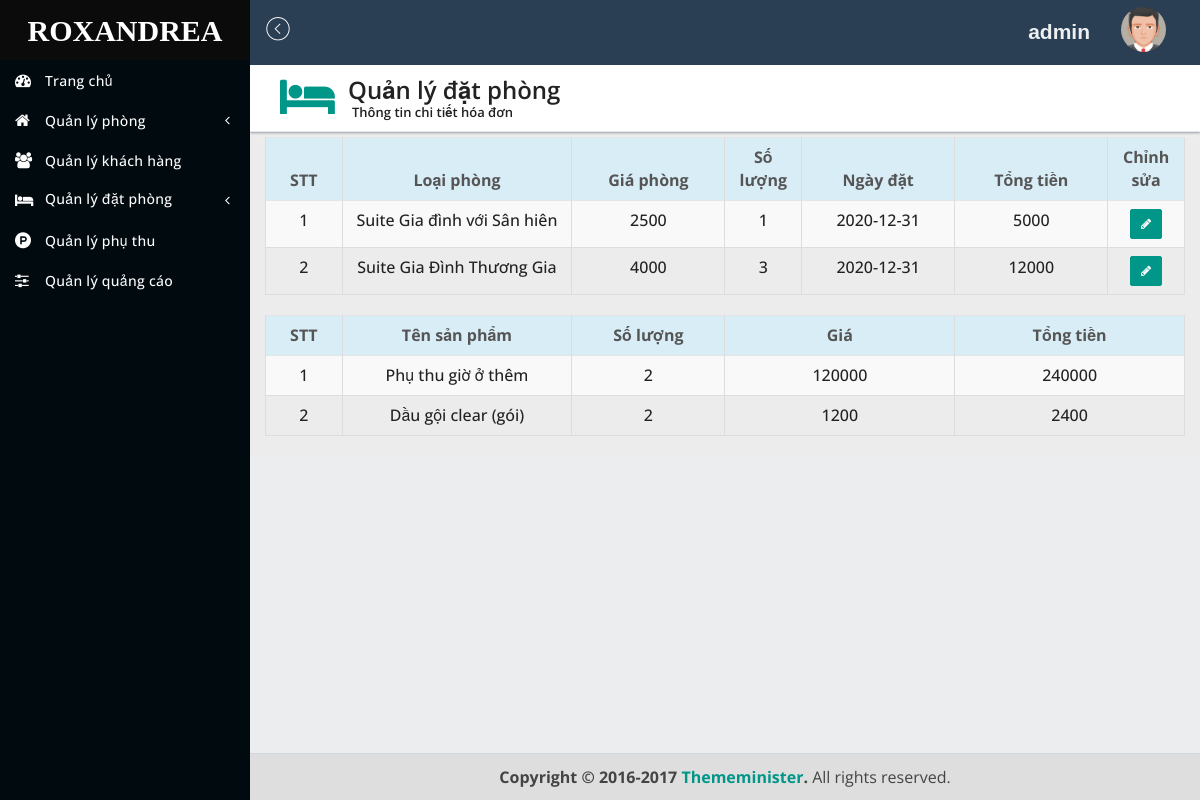
The page /?mod=bill&controller=detail_bookroom&id=3 (signed in) on the database its author committed.
### tables this page shows
CREATE TABLE `detailbook` (
  `id` int(11) NOT NULL,
  `booking_code` int(11) NOT NULL,
  `room_type_id` int(11) NOT NULL,
  `price` float NOT NULL,
  `number_room` int(11) NOT NULL,
  `number_adults` int(11) NOT NULL,
  `number_childrens` int(11) NOT NULL,
  `check_in` date NOT NULL,
  `check_out` date NOT NULL,
  `date_set` date NOT NULL
);

CREATE TABLE `roomtype` (
  `id` int(11) NOT NULL,
  `name` varchar(255) NOT NULL,
  `price` float NOT NULL,
  `image` varchar(255) NOT NULL,
  `price_sale` float NOT NULL,
  `date_in` date NOT NULL,
  `date_out` date NOT NULL
);

CREATE TABLE `detail_surcharge` (
  `id` int(11) NOT NULL,
  `id_product` int(11) NOT NULL,
  `booking_code` int(11) NOT NULL,
  `number` int(100) NOT NULL,
  `price` float NOT NULL,
  `sum_money` float NOT NULL
);

CREATE TABLE `product` (
  `id` int(11) NOT NULL,
  `name_product` varchar(255) NOT NULL,
  `price` float NOT NULL,
  `number` float NOT NULL
);

### libraries/database.php (called while the page is built, shortened)
<?php
function db_query($query_string) {
    global $conn;
    $result = mysqli_query($conn, $query_string);
    return $result;
}
function db_fetch_array($query_string) {
    $result = array();
    $mysqli_result = db_query($query_string);
    while ($row = mysqli_fetch_assoc($mysqli_result)) {
        $result[] = $row;
    }
    return $result;
}

### modules/bill/models/detail_bookroomModel.php (called while the page is built, shortened)
<?php
function get_list_detail_bookroom_booking_code($booking_code){
    $result=db_fetch_array("SELECT detailbook.id, `booking_code`, `room_type_id`, detailbook.price, `number_room`, `date_set`, roomtype.name, check_in,check_out,number_adults, number_childrens,((detailbook.price*`number_room`)*(DATEDIFF(check_out, check_in)+1)) as total"
            . " FROM `detailbook`,`roomtype`"
            . " WHERE detailbook.booking_code={$booking_code} and detailbook.room_type_id=roomtype.id");
    return $result;
}
function get_list_detail_surcharge($booking_code){
    $result=db_fetch_array("SELECT product.name_product, detail_surcharge.number, detail_surcharge.price, `sum_money` FROM `detail_surcharge`,`product` WHERE detail_surcharge.booking_code={$booking_code} and detail_surcharge.id_product=product.id");
    return $result;
}
function get_ist_room_detail_book($booking_code){
    $result=db_fetch_array("SELECT room.roomNumber, detailbook.check_in,detailbook.check_out
FROM `detailbook_room`,`detailbook`,`room`
WHERE detailbook.booking_code={$booking_code} AND detailbook_room.detail_book_id=detailbook.id AND detailbook_room.room_id=room.id");
    return $result;
}

### modules/bill/controllers/detail_bookroomController.php (called while the page is built, shortened)
<?php
function indexAction() {
    if (isset($_GET['id'])) {
        $list_detail_bookroom = get_list_detail_bookroom_booking_code($_GET['id']);
        $data['list_detail_bookroom'] = $list_detail_bookroom;
        $list_detail_surcharge=get_list_detail_surcharge($_GET['id']);
        $data['list_detail_surcharge'] = $list_detail_surcharge;
        $list_room_detail_book=get_ist_room_detail_book($_GET['id']);
        $data['list_room_detail_book'] = $list_room_detail_book;
    }
    load_view('detail_bookroom', $data);
}

### core/appload.php (called while the page is built, shortened)
<?php
require CONFIGPATH . DIRECTORY_SEPARATOR . 'database.php';
require LIBPATH . DIRECTORY_SEPARATOR . 'database.php';
require COREPATH . DIRECTORY_SEPARATOR . 'base.php';
require COREPATH . DIRECTORY_SEPARATOR . 'router.php';

### index.php (called while the page is built, shortened)
<?php
require COREPATH.DIRECTORY_SEPARATOR.'appload.php';

### modules/bill/views/detail_bookroomView.php (the view, shortened to what this page needs)
<div class="content-wrapper">
    <section class="content-header">
        <div class="header-icon">
            <i class="hvr-buzz-out fa fa-hotel"></i>
        </div>
        <div class="header-title">
            <h1>Quản lý đặt phòng</h1>
            <small>Thông tin chi tiết hóa đơn</small>
        </div>
    </section>
    <section class="content content-wp">
        <div class="row">
            <div class="col-sm-12">
                <div class="table-responsive">
                    <table id="dataTableExample1" class="table table-bordered table-striped table-hover text-center">
                        <thead>
                            <tr class="info">
                                <th class="col-md-1">STT</th>
                                <th class="col-md-3">Loại phòng</th>
                                <th class="col-md-2">Giá phòng</th>
                                <th class="col-md-1">Số lượng</th>
                                <th class="col-md-2">Ngày đặt</th>
                                <th class="col-md-2">Tổng tiền</th>
                                <th class="col-md-1">Chỉnh sửa</th>
                            </tr>
                        </thead>
                        <tbody>
                            <?php
                            if (!empty($list_detail_bookroom)) {
                                $t = 0;
                                foreach ($list_detail_bookroom as $detail_bookroom) {
                                    $t++;
                                    ?>
                                    <tr>
                                        <td><?php echo $t; ?></td>
                                        <td><?php echo $detail_bookroom['name']; ?></td>
                                        <td><?php echo $detail_bookroom['price']; ?></td>
                                        <td><?php echo $detail_bookroom['number_room']; ?></td>
                                        <td><?php echo $detail_bookroom['date_set']; ?></td>
                                        <td><?php echo $detail_bookroom['total']; ?></td>
                                        <td>
                                            <button type="button" name="detailbillUpdate" class="btn btn-add btn-sm" data-toggle="modal" data-target="#customer1" update-detailbill-id="<?php echo $detail_bookroom['id']; ?>"><i class="fa fa-pencil"></i></button>
                                        </td>
                                    </tr>
                                    <?php
                                }
                            }
                            ?>
                        </tbody>
                    </table>
                </div>
                <?php
                if (!empty($list_detail_surcharge)) {
                    ?>
                    <div class = "table-responsive">
                        <table id = "dataTableExample1" class = "table table-bordered table-striped table-hover text-center">
                            <thead>
                                <tr class = "info">
                                    <th class = "col-md-1">STT</th>
                                    <th class = "col-md-3">Tên sản phẩm</th>
                                    <th class = "col-md-2">Số lượng</th>
                                    <th class = "col-md-3">Giá</th>
                                    <th class = "col-md-3">Tổng tiền</th>
                                </tr>
                            </thead>
                            <tbody>
                                <?php
                                if (!empty($list_detail_surcharge)) {
                                    $t = 0;
                                    foreach ($list_detail_surcharge as $detail_surcharge) {
                                        $t++;
                                        ?>
                                        <tr>
                                            <td><?php echo $t; ?></td>
                                            <td><?php echo $detail_surcharge['name_product']; ?></td>
                                            <td><?php echo $detail_surcharge['number']; ?></td>
                                            <td><?php echo $detail_surcharge['price']; ?></td>
                                            <td><?php echo $detail_surcharge['sum_money']; ?></td>
                                        </tr>
                                        <?php
                                    }
                                }
                                ?>
                            </tbody>
                        </table>
                    </div>
                    <?php
                }
                ?>
            </div>
        </div>
    </section>
</div>

### core/base.php (shortened to what this page needs)
<?php
function get_module() {
    global $config;
    $module = isset($_GET['mod']) ? $_GET['mod'] : $config['default_module'];
    return $module;
}
function call_function($list_function = array()) {
    if (is_array($list_function)) {
        foreach ($list_function as $f) {
            if (function_exists($f())) {
                $f();
            }
        }
    }
}
function load_view($name, $data_send = array()) {
    $data = $data_send;
    $path = MODULESPATH . DIRECTORY_SEPARATOR . get_module() . DIRECTORY_SEPARATOR . 'views' . DIRECTORY_SEPARATOR . $name . 'View.php';
    if (file_exists($path)) {
        require $path;
    } else {
        echo "Không tìm thấy {$path}";
    }
}
function get_header($name = '') {
    global $data;
    if (empty($name)) {
        $name = 'header';
    } else {
        $name = "header-{$name}";
    }
    $path = LAYOUTPATH . DIRECTORY_SEPARATOR . $name . '.php';
    if (file_exists($path)) {
        if (is_array($data)) {
            foreach ($data as $key => $a) {
                $$key = $a;
            }
        }
        require $path;
    } else {
        echo "Không tìm thấy {$path}";
    }
}
function get_footer($name = '') {
    global $data;
    if (empty($name)) {
        $name = 'footer';
    } else {
        $name = "footer-{$name}";
    }
    $path = LAYOUTPATH . DIRECTORY_SEPARATOR . $name . '.php';
    if (file_exists($path)) {
        if (is_array($data)) {
            foreach ($data as $key => $a) {
                $$key = $a;
            }
        }
        require $path;
    } else {
        echo "Không tìm thấy {$path}";
    }
}
function get_sidebar($name = '') {
    global $data;
    if (empty($name)) {
        $name = 'sidebar';
    } else {
        $name = "sidebar-{$name}";
    }
    $path = LAYOUTPATH . DIRECTORY_SEPARATOR . $name . '.php';
    if (file_exists($path)) {
        if (is_array($data)) {
            foreach ($data as $key => $a) {
                $$key = $a;
            }
        }
        require $path;
    } else {
        echo "Không tìm thấy {$path}";
    }
}
?>

### public/css/style.css (style rules this page uses)
.content-wp { min-height: 250px; margin-right: auto; margin-left: auto; padding: 0 15px 0px; background: #ececec; padding-top: 0px; }

### rows shown on the page
detailbook: roomtype.name "Suite Gia đình với Sân hiên", price "2500", number_room "1", date_set "2020-12-31", total "5000"
detailbook: roomtype.name "Suite Gia Đình Thương Gia", price "4000", number_room "3", date_set "2020-12-31", total "12000"
detail_surcharge: id_product.name_product "Phụ thu giờ ở thêm", number "2", price "120000", sum_money "240000"
detail_surcharge: id_product.name_product "Dầu gội clear (gói)", number "2", price "1200", sum_money "2400"
